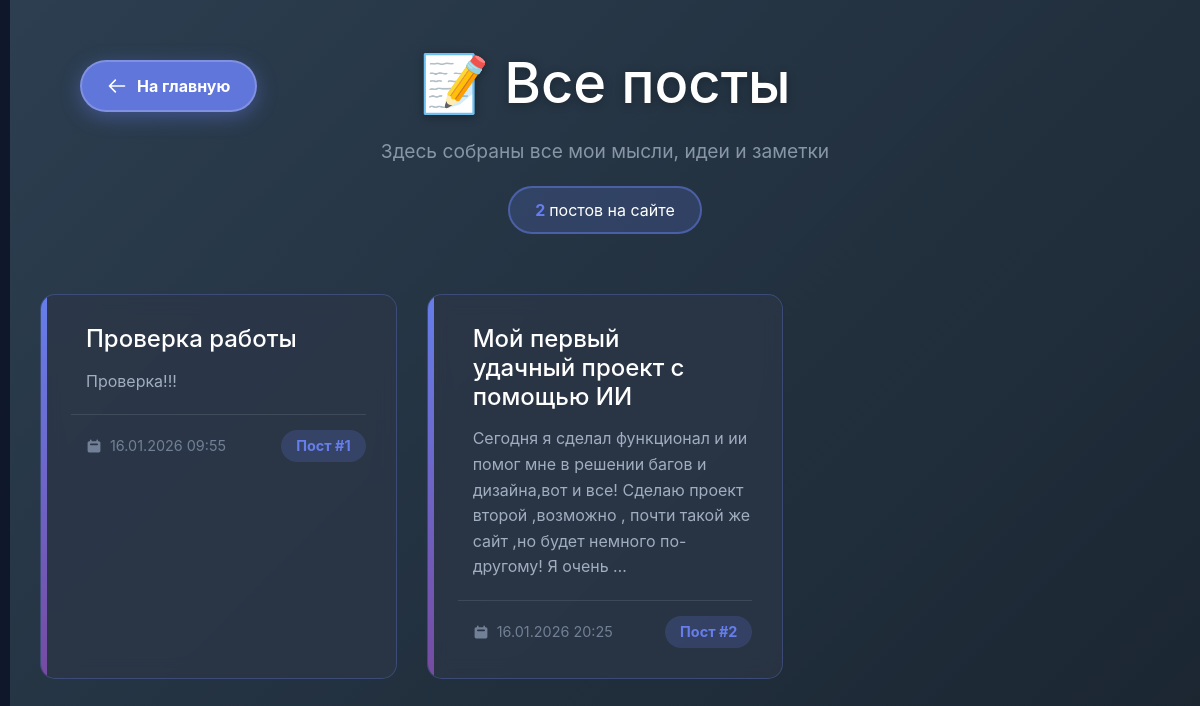
The page /posts on the database its author committed.
### app/models.py (models this page shows, shortened)
class Articles(models.Model):
    title = models.CharField('Пост',max_length=250)
    full_text = models.TextField('Текст поста')
    date = models.DateTimeField('Дата и время публикации')
    class Meta:
        verbose_name = "Пост"
        verbose_name_plural = "Посты"

### app/views.py (the view)
# urls.py: path("posts", views.posts, name='Posts_page'),
def posts(request):
    posts = Articles.objects.all()
    return render(request, 'app/posts.html', {'posts': posts})

### app/templates/app/posts.html (shortened to what this page needs)
{% extends 'app/layout.html' %}
{% load static %}
{% block content %}
<div class="posts-page" style="
    margin-left: 10px;
    padding: 30px;
    min-height: 100vh;
    background: linear-gradient(135deg, #2c3e50 0%, #1a2530 100%);
    color: white;
    position: relative;
">
    <a href="{% url 'About_page' %}" style="
        position: fixed;
        top: 60px;
        left: 80px;
        z-index: 1000;
        display: flex;
        align-items: center;
        background: rgba(102, 126, 234, 0.9);
        color: white;
        text-decoration: none;
        padding: 12px 25px;
        border-radius: 30px;
        font-weight: 700;
        font-size: 16px;
        box-shadow: 0 5px 20px rgba(102, 126, 234, 0.4);
        border: 2px solid rgba(255, 255, 255, 0.2);
        transition: all 0.3s ease;
        backdrop-filter: blur(10px);
    ">
        <svg style="width: 20px; height: 20px; margin-right: 10px;" fill="none" stroke="currentColor" viewBox="0 0 24 24">
            <path stroke-linecap="round" stroke-linejoin="round" stroke-width="2" d="M10 19l-7-7m0 0l7-7m-7 7h18"></path>
        </svg>
        На главную
    </a>
    <div class="page-header" style="text-align: center; margin-bottom: 60px; padding-top: 20px;">
        <h1 style="
            font-size: 3.5rem;
            color: #fff;
            margin-bottom: 20px;
            text-shadow: 0 2px 10px rgba(0,0,0,0.3);
        ">
            📝 Все посты
        </h1>
        <p style="
            font-size: 1.2rem;
            color: #a0aec0;
            max-width: 600px;
            margin: 0 auto;
            opacity: 0.8;
        ">
            Здесь собраны все мои мысли, идеи и заметки
        </p>
        <div style="
            display: inline-block;
            background: rgba(102, 126, 234, 0.2);
            padding: 10px 25px;
            border-radius: 50px;
            margin-top: 20px;
            border: 2px solid rgba(102, 126, 234, 0.5);
        ">
            <span style="color: #667eea; font-weight: bold;">
                {{ posts|length }}
            </span> постов на сайте
        </div>
    </div>
    <div class="posts-container" style="
        max-width: 1200px;
        margin: 0 auto;
    ">
        {% if posts %}
            <div class="posts-grid" style="
                display: grid;
                grid-template-columns: repeat(auto-fill, minmax(350px, 1fr));
                gap: 30px;
            ">
                {% for el in posts %}
                <a href="{% url 'post_detail' el.id %}"
                   style="text-decoration: none; color: inherit; display: block;">
                    <div class="post-card" style="
                        background: rgba(45, 55, 72, 0.7);
                        backdrop-filter: blur(10px);
                        border-radius: 15px;
                        padding: 30px;
                        border: 1px solid rgba(102, 126, 234, 0.3);
                        transition: all 0.3s ease;
                        position: relative;
                        overflow: hidden;
                        cursor: pointer;
                        height: 100%;
                    ">
                        <div style="
                            position: absolute;
                            top: 0;
                            left: 0;
                            width: 6px;
                            height: 100%;
                            background: linear-gradient(180deg, #667eea 0%, #764ba2 100%);
                        "></div>
                        <h3 style="
                            font-size: 1.5rem;
                            color: #fff;
                            margin-bottom: 15px;
                            padding-left: 15px;
                            padding-right: 60px;
                        ">
                            {{ el.title }}
                        </h3>
                        <div style="
                            color: #a0aec0;
                            line-height: 1.6;
                            margin-bottom: 20px;
                            padding-left: 15px;
                            flex-grow: 1;
                        ">
                            {{ el.full_text|truncatewords:30|linebreaks }}
                        </div>
                        <div style="
                            display: flex;
                            justify-content: space-between;
                            align-items: center;
                            margin-top: 20px;
                            padding-top: 15px;
                            border-top: 1px solid rgba(255,255,255,0.1);
                            padding-left: 15px;
                        ">
                            <span style="
                                font-size: 0.9rem;
                                color: #718096;
                                display: flex;
                                align-items: center;
                            ">
                                <svg style="width: 16px; height: 16px; margin-right: 8px;" fill="currentColor" viewBox="0 0 20 20">
                                    <path fill-rule="evenodd" d="M6 2a1 1 0 00-1 1v1H4a2 2 0 00-2 2v10a2 2 0 002 2h12a2 2 0 002-2V6a2 2 0 00-2-2h-1V3a1 1 0 10-2 0v1H7V3a1 1 0 00-1-1zm0 5a1 1 0 000 2h8a1 1 0 100-2H6z" clip-rule="evenodd"></path>
                                </svg>
                                {{ el.date|date:"d.m.Y H:i" }}
                            </span>
                            <span style="
                                background: rgba(102, 126, 234, 0.2);
                                color: #667eea;
                                padding: 5px 15px;
                                border-radius: 20px;
                                font-size: 0.9rem;
                                font-weight: bold;
                            ">
                                Пост #{{ forloop.counter }}
                            </span>
                        </div>
                    </div>
                </a>
                {% endfor %}
            </div>
        {% endif %}
    </div>
</div>
{% endblock %}

### app/templates/app/layout.html (shortened to what this page needs)
{% load static %}
<!DOCTYPE html>
<html lang="ru">
<head>
    <link href="https://cdn.jsdelivr.net/npm/bootstrap@5.3.3/dist/css/bootstrap.min.css" rel="stylesheet">
    <link rel="stylesheet" href="https://cdnjs.cloudflare.com/ajax/libs/font-awesome/6.6.0/css/all.min.css">
    <link rel="stylesheet" href="{% static 'app/css/app.css' %}" />
</head>
<body>
    <main style="margin-left: {% if request.path == '/about/' %}280px{% else %}0{% endif %};
                 min-height: 100vh;
                 transition: margin-left 0.3s;
                 width: {% if request.path == '/about/' %}calc(100% - 280px){% else %}100%{% endif %};">
        {% block content %} {% endblock %}
    </main>
</body>
</html>

### app/static/app/css/app.css (style rules this page uses)
body { background: #0f172a !important; margin: 0; padding: 0; font-family: -apple-system, BlinkMacSystemFont, 'Segoe UI', Roboto, Oxygen, Ubuntu, sans-serif; }
main { margin-left: 25%; min-height: 100vh; transition: margin-left 0.3s; }

### app/templates/app/layout.html (style rules this page uses)
* { margin: 0; padding: 0; box-sizing: border-box; }
body { font-family: -apple-system, BlinkMacSystemFont, 'Segoe UI', Roboto, sans-serif; background: #0f172a; color: #e2e8f0; min-height: 100vh; overflow-x: hidden; -webkit-touch-callout: none; -webkit-user-select: none; -khtml-user-select: none; -moz-user-select: none; -ms-user-select: none; user-select: none; }
main, .post-content, p, h1, h2, h3, h4, h5, h6 { -webkit-user-select: text; -moz-user-select: text; -ms-user-select: text; user-select: text; }

### app/templates/app/posts.html (style rules this page uses)
.post-card { animation: cardAppear 0.5s ease-out; animation-fill-mode: both; }
.posts-grid a:nth-child(1) .post-card { animation-delay: 0.1s; }
.posts-grid a:nth-child(2) .post-card { animation-delay: 0.2s; }

### rows shown on the page
Articles: title "Проверка работы", full_text "Проверка!!!", date "16.01.2026 09:55"
Articles: title "Мой первый удачный проект с помощью ИИ", full_text "Сегодня я сделал функционал и ии помог мне в решении багов и дизайна,вот и все! Сделаю проект второй ,возможно , почти такой же сайт ,но будет немного по-другому! Я очень …", date "16.01.2026 20:25"

### other values the page prints
{{ posts|length }} "2"
